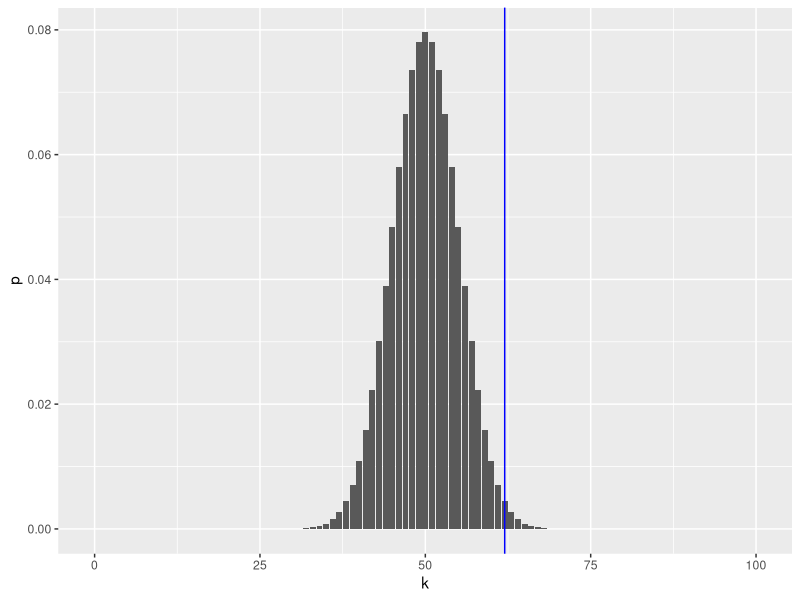
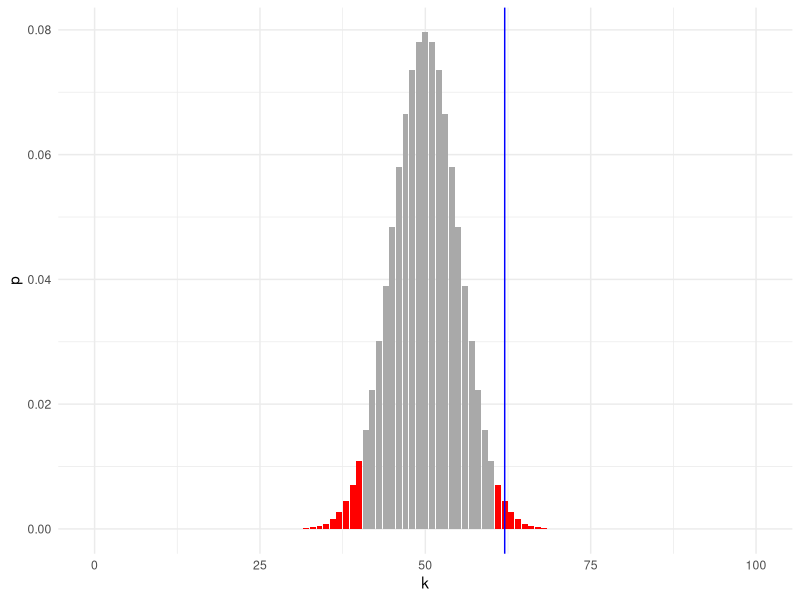
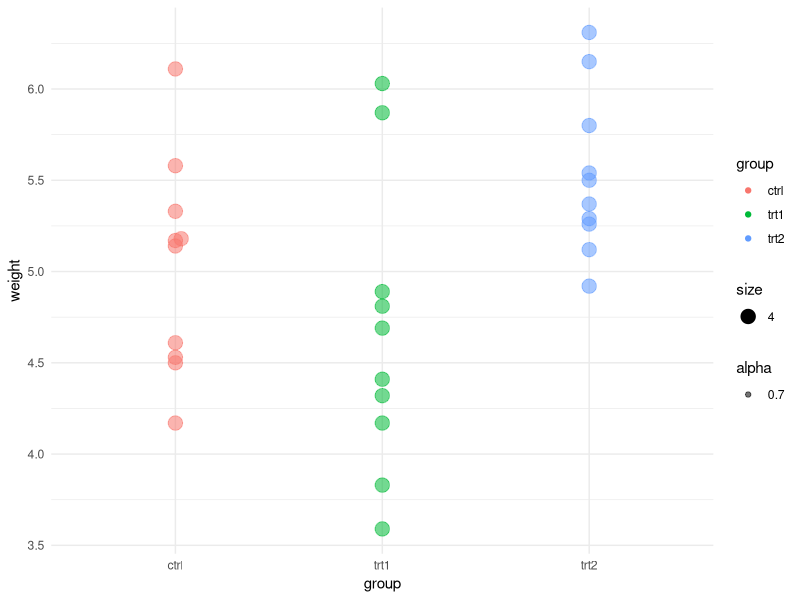

Write R code to recreate these figures, in order.
## ---- chunk 1
set.seed(2) # sets a random seed
numFlips = 100
probHead = 0.59
coinFlips = sample(c("H", "T"), size = numFlips,
  replace = TRUE, prob = c(probHead, 1 - probHead))
head(coinFlips)

## ---- chunk 2
table(coinFlips)
## ---- chunk 3
library("dplyr")
k = 0:numFlips
numHeads = sum(coinFlips == "H")
binomDensity = tibble(k = k,
     p = dbinom(k, size = numFlips, prob = 0.5))
## ---- chunk 4
library("ggplot2")
ggplot(binomDensity) +
  geom_bar(aes(x = k, y = p), stat = "identity") +
  geom_vline(xintercept = numHeads, col = "blue")

## ---- chunk 5
alpha = 0.05
## ---- chunk 6
orderBinomDenisty <- arrange(binomDensity, p)
orderBinomDenisty[1,] # most unlikely
orderBinomDenisty[101,] 
## ---- chunk 7
binomDensity =  arrange(binomDensity, p) %>%
        mutate(reject = (cumsum(p) <= alpha))

## ---- chunk 8
ggplot(binomDensity) +
  geom_bar(aes(x = k, y = p, fill = reject), stat = "identity") +
  scale_fill_manual(
    values = c(`TRUE` = "red", `FALSE` = "darkgrey")) + theme_minimal() + 
  geom_vline(xintercept = numHeads, col = "blue") +
  theme(legend.position = "none")


## ---- chunk 9
binom.test(x = numHeads, n = numFlips, p = 0.5)

## ---- chunk 10
library("ggbeeswarm")
data("PlantGrowth")
ggplot(PlantGrowth, aes(y = weight, x = group, col = group, size = 4, alpha = 0.7)) +
  geom_beeswarm() + theme(legend.position = "none") + theme_minimal()
## ---- chunk 11
head(PlantGrowth)
## ---- chunk 12
t.test(PlantGrowth$weight[PlantGrowth$group == "ctrl"], PlantGrowth$weight[PlantGrowth$group == "trt1"], var.equal = TRUE)
## ---- chunk 13
tt = with(PlantGrowth,
          t.test(weight[group =="ctrl"],
                 weight[group =="trt2"],
                 var.equal = TRUE))
tt
